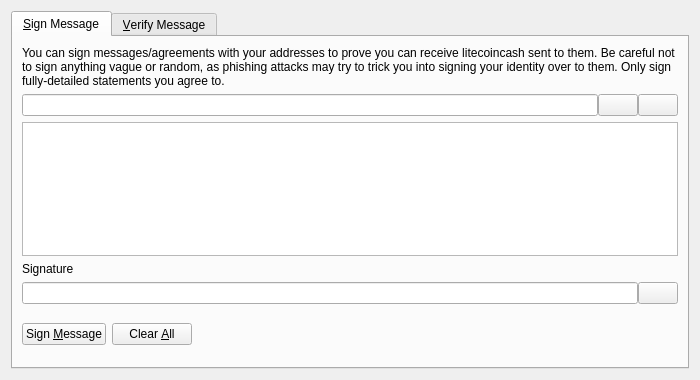
<?xml version="1.0" encoding="UTF-8"?>
<ui version="4.0">
 <class>SignVerifyMessageDialog</class>
 <widget class="QDialog" name="SignVerifyMessageDialog">
  <property name="geometry">
   <rect>
    <x>0</x>
    <y>0</y>
    <width>700</width>
    <height>380</height>
   </rect>
  </property>
  <property name="windowTitle">
   <string>Signatures - Sign / Verify a Message</string>
  </property>
  <property name="modal">
   <bool>true</bool>
  </property>
  <layout class="QVBoxLayout" name="verticalLayout">
   <item>
    <widget class="QTabWidget" name="tabWidget">
     <property name="currentIndex">
      <number>0</number>
     </property>
     <widget class="QWidget" name="tabSignMessage">
      <attribute name="title">
       <string>&amp;Sign Message</string>
      </attribute>
      <layout class="QVBoxLayout" name="verticalLayout_SM">
       <item>
        <widget class="QLabel" name="infoLabel_SM">
         <property name="text">
          <string>You can sign messages/agreements with your addresses to prove you can receive litecoincash sent to them. Be careful not to sign anything vague or random, as phishing attacks may try to trick you into signing your identity over to them. Only sign fully-detailed statements you agree to.</string>
         </property>
         <property name="textFormat">
          <enum>Qt::PlainText</enum>
         </property>
         <property name="wordWrap">
          <bool>true</bool>
         </property>
        </widget>
       </item>
       <item>
        <layout class="QHBoxLayout" name="horizontalLayout_1_SM">
         <property name="spacing">
          <number>0</number>
         </property>
         <item>
          <widget class="QValidatedLineEdit" name="addressIn_SM">
           <property name="toolTip">
            <string>The Litecoin Cash address to sign the message with</string>
           </property>
          </widget>
         </item>
         <item>
          <widget class="QPushButton" name="addressBookButton_SM">
           <property name="toolTip">
            <string>Choose previously used address</string>
           </property>
           <property name="text">
            <string/>
           </property>
           <property name="icon">
            <iconset resource="../bitcoin.qrc">
             <normaloff>:/icons/address-book</normaloff>:/icons/address-book</iconset>
           </property>
           <property name="shortcut">
            <string>Alt+A</string>
           </property>
           <property name="autoDefault">
            <bool>false</bool>
           </property>
          </widget>
         </item>
         <item>
          <widget class="QPushButton" name="pasteButton_SM">
           <property name="toolTip">
            <string>Paste address from clipboard</string>
           </property>
           <property name="text">
            <string/>
           </property>
           <property name="icon">
            <iconset resource="../bitcoin.qrc">
             <normaloff>:/icons/editpaste</normaloff>:/icons/editpaste</iconset>
           </property>
           <property name="shortcut">
            <string>Alt+P</string>
           </property>
           <property name="autoDefault">
            <bool>false</bool>
           </property>
          </widget>
         </item>
        </layout>
       </item>
       <item>
        <widget class="QPlainTextEdit" name="messageIn_SM">
         <property name="toolTip">
          <string>Enter the message you want to sign here</string>
         </property>
        </widget>
       </item>
       <item>
        <widget class="QLabel" name="signatureLabel_SM">
         <property name="text">
          <string>Signature</string>
         </property>
         <property name="textFormat">
          <enum>Qt::PlainText</enum>
         </property>
        </widget>
       </item>
       <item>
        <layout class="QHBoxLayout" name="horizontalLayout_2_SM">
         <property name="spacing">
          <number>0</number>
         </property>
         <item>
          <widget class="QLineEdit" name="signatureOut_SM">
           <property name="font">
            <font>
             <italic>true</italic>
            </font>
           </property>
           <property name="readOnly">
            <bool>true</bool>
           </property>
          </widget>
         </item>
         <item>
          <widget class="QPushButton" name="copySignatureButton_SM">
           <property name="toolTip">
            <string>Copy the current signature to the system clipboard</string>
           </property>
           <property name="text">
            <string/>
           </property>
           <property name="icon">
            <iconset resource="../bitcoin.qrc">
             <normaloff>:/icons/editcopy</normaloff>:/icons/editcopy</iconset>
           </property>
           <property name="autoDefault">
            <bool>false</bool>
           </property>
          </widget>
         </item>
        </layout>
       </item>
       <item>
        <layout class="QHBoxLayout" name="horizontalLayout_3_SM">
         <item>
          <widget class="QPushButton" name="signMessageButton_SM">
           <property name="toolTip">
            <string>Sign the message to prove you own this Litecoin Cash address</string>
           </property>
           <property name="text">
            <string>Sign &amp;Message</string>
           </property>
           <property name="icon">
            <iconset resource="../bitcoin.qrc">
             <normaloff>:/icons/edit</normaloff>:/icons/edit</iconset>
           </property>
           <property name="autoDefault">
            <bool>false</bool>
           </property>
          </widget>
         </item>
         <item>
          <widget class="QPushButton" name="clearButton_SM">
           <property name="toolTip">
            <string>Reset all sign message fields</string>
           </property>
           <property name="text">
            <string>Clear &amp;All</string>
           </property>
           <property name="icon">
            <iconset resource="../bitcoin.qrc">
             <normaloff>:/icons/remove</normaloff>:/icons/remove</iconset>
           </property>
           <property name="autoDefault">
            <bool>false</bool>
           </property>
          </widget>
         </item>
         <item>
          <spacer name="horizontalSpacer_1_SM">
           <property name="orientation">
            <enum>Qt::Horizontal</enum>
           </property>
           <property name="sizeHint" stdset="0">
            <size>
             <width>40</width>
             <height>48</height>
            </size>
           </property>
          </spacer>
         </item>
         <item>
          <widget class="QLabel" name="statusLabel_SM">
           <property name="font">
            <font>
             <weight>75</weight>
             <bold>true</bold>
            </font>
           </property>
           <property name="text">
            <string/>
           </property>
           <property name="wordWrap">
            <bool>true</bool>
           </property>
          </widget>
         </item>
         <item>
          <spacer name="horizontalSpacer_2_SM">
           <property name="orientation">
            <enum>Qt::Horizontal</enum>
           </property>
           <property name="sizeHint" stdset="0">
            <size>
             <width>40</width>
             <height>48</height>
            </size>
           </property>
          </spacer>
         </item>
        </layout>
       </item>
      </layout>
     </widget>
     <widget class="QWidget" name="tabVerifyMessage">
      <attribute name="title">
       <string>&amp;Verify Message</string>
      </attribute>
      <layout class="QVBoxLayout" name="verticalLayout_VM">
       <item>
        <widget class="QLabel" name="infoLabel_VM">
         <property name="text">
          <string>Enter the receiver's address, message (ensure you copy line breaks, spaces, tabs, etc. exactly) and signature below to verify the message. Be careful not to read more into the signature than what is in the signed message itself, to avoid being tricked by a man-in-the-middle attack. Note that this only proves the signing party receives with the address, it cannot prove sendership of any transaction!</string>
         </property>
         <property name="textFormat">
          <enum>Qt::PlainText</enum>
         </property>
         <property name="alignment">
          <set>Qt::AlignLeading|Qt::AlignLeft|Qt::AlignTop</set>
         </property>
         <property name="wordWrap">
          <bool>true</bool>
         </property>
        </widget>
       </item>
       <item>
        <layout class="QHBoxLayout" name="horizontalLayout_1_VM">
         <property name="spacing">
          <number>0</number>
         </property>
         <item>
          <widget class="QValidatedLineEdit" name="addressIn_VM">
           <property name="toolTip">
            <string>The Litecoin Cash address the message was signed with</string>
           </property>
          </widget>
         </item>
         <item>
          <widget class="QPushButton" name="addressBookButton_VM">
           <property name="toolTip">
            <string>Choose previously used address</string>
           </property>
           <property name="text">
            <string/>
           </property>
           <property name="icon">
            <iconset resource="../bitcoin.qrc">
             <normaloff>:/icons/address-book</normaloff>:/icons/address-book</iconset>
           </property>
           <property name="shortcut">
            <string>Alt+A</string>
           </property>
           <property name="autoDefault">
            <bool>false</bool>
           </property>
          </widget>
         </item>
        </layout>
       </item>
       <item>
        <widget class="QPlainTextEdit" name="messageIn_VM"/>
       </item>
       <item>
        <widget class="QValidatedLineEdit" name="signatureIn_VM"/>
       </item>
       <item>
        <layout class="QHBoxLayout" name="horizontalLayout_2_VM">
         <item>
          <widget class="QPushButton" name="verifyMessageButton_VM">
           <property name="toolTip">
            <string>Verify the message to ensure it was signed with the specified Litecoin Cash address</string>
           </property>
           <property name="text">
            <string>Verify &amp;Message</string>
           </property>
           <property name="icon">
            <iconset resource="../bitcoin.qrc">
             <normaloff>:/icons/transaction_0</normaloff>:/icons/transaction_0</iconset>
           </property>
           <property name="autoDefault">
            <bool>false</bool>
           </property>
          </widget>
         </item>
         <item>
          <widget class="QPushButton" name="clearButton_VM">
           <property name="toolTip">
            <string>Reset all verify message fields</string>
           </property>
           <property name="text">
            <string>Clear &amp;All</string>
           </property>
           <property name="icon">
            <iconset resource="../bitcoin.qrc">
             <normaloff>:/icons/remove</normaloff>:/icons/remove</iconset>
           </property>
           <property name="autoDefault">
            <bool>false</bool>
           </property>
          </widget>
         </item>
         <item>
          <spacer name="horizontalSpacer_1_VM">
           <property name="orientation">
            <enum>Qt::Horizontal</enum>
           </property>
           <property name="sizeHint" stdset="0">
            <size>
             <width>40</width>
             <height>48</height>
            </size>
           </property>
          </spacer>
         </item>
         <item>
          <widget class="QLabel" name="statusLabel_VM">
           <property name="font">
            <font>
             <weight>75</weight>
             <bold>true</bold>
            </font>
           </property>
           <property name="text">
            <string/>
           </property>
           <property name="wordWrap">
            <bool>true</bool>
           </property>
          </widget>
         </item>
         <item>
          <spacer name="horizontalSpacer_2_VM">
           <property name="orientation">
            <enum>Qt::Horizontal</enum>
           </property>
           <property name="sizeHint" stdset="0">
            <size>
             <width>40</width>
             <height>48</height>
            </size>
           </property>
          </spacer>
         </item>
        </layout>
       </item>
      </layout>
     </widget>
    </widget>
   </item>
  </layout>
 </widget>
 <customwidgets>
  <customwidget>
   <class>QValidatedLineEdit</class>
   <extends>QLineEdit</extends>
   <header>qt/qvalidatedlineedit.h</header>
  </customwidget>
 </customwidgets>
 <resources>
  <include location="../bitcoin.qrc"/>
 </resources>
 <connections/>
</ui>
